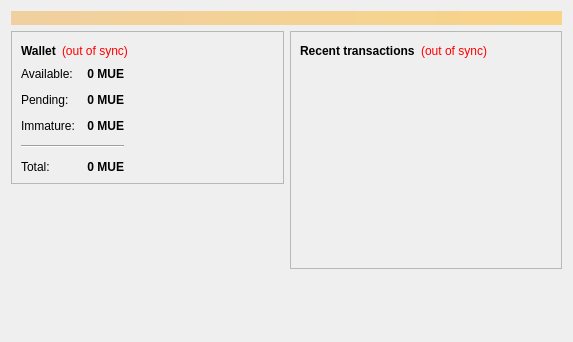
<?xml version="1.0" encoding="UTF-8"?>
<ui version="4.0">
 <class>OverviewPage</class>
 <widget class="QWidget" name="OverviewPage">
  <property name="geometry">
   <rect>
    <x>0</x>
    <y>0</y>
    <width>573</width>
    <height>342</height>
   </rect>
  </property>
  <property name="windowTitle">
   <string>Form</string>
  </property>
  <property name="styleSheet">
   <string notr="true"/>
  </property>
  <layout class="QVBoxLayout" name="topLayout">
   <item>
    <widget class="QLabel" name="labelAlerts">
     <property name="visible">
      <bool>false</bool>
     </property>
     <property name="styleSheet">
      <string notr="true">background-color: qlineargradient(x1: 0, y1: 0, x2: 1, y2: 0, stop:0 #F0D0A0, stop:1 #F8D488); color:#000000;</string>
     </property>
     <property name="wordWrap">
      <bool>true</bool>
     </property>
     <property name="margin">
      <number>3</number>
     </property>
    </widget>
   </item>
   <item>
    <layout class="QHBoxLayout" name="horizontalLayout" stretch="1,1">
     <item>
      <layout class="QVBoxLayout" name="verticalLayout_2">
       <item>
        <widget class="QFrame" name="frame">
         <property name="frameShape">
          <enum>QFrame::StyledPanel</enum>
         </property>
         <property name="frameShadow">
          <enum>QFrame::Raised</enum>
         </property>
         <layout class="QVBoxLayout" name="verticalLayout_4">
          <item>
           <layout class="QHBoxLayout" name="horizontalLayout_4">
            <item>
             <widget class="QLabel" name="label_5">
              <property name="font">
               <font>
                <weight>75</weight>
                <bold>true</bold>
               </font>
              </property>
              <property name="text">
               <string>Wallet</string>
              </property>
             </widget>
            </item>
            <item>
             <widget class="QLabel" name="labelWalletStatus">
              <property name="toolTip">
               <string>The displayed information may be out of date. Your wallet automatically synchronizes with the MonetaryUnit network after a connection is established, but this process has not completed yet.</string>
              </property>
              <property name="styleSheet">
               <string notr="true">QLabel { color: red; }</string>
              </property>
              <property name="text">
               <string notr="true">(out of sync)</string>
              </property>
              <property name="alignment">
               <set>Qt::AlignLeading|Qt::AlignLeft|Qt::AlignVCenter</set>
              </property>
             </widget>
            </item>
            <item>
             <spacer name="horizontalSpacer_2">
              <property name="orientation">
               <enum>Qt::Horizontal</enum>
              </property>
              <property name="sizeHint" stdset="0">
               <size>
                <width>40</width>
                <height>20</height>
               </size>
              </property>
             </spacer>
            </item>
           </layout>
          </item>
          <item>
           <layout class="QHBoxLayout" name="horizontalLayout_3">
            <item>
             <layout class="QFormLayout" name="formLayout_2">
              <property name="fieldGrowthPolicy">
               <enum>QFormLayout::AllNonFixedFieldsGrow</enum>
              </property>
              <property name="horizontalSpacing">
               <number>12</number>
              </property>
              <property name="verticalSpacing">
               <number>12</number>
              </property>
              <item row="0" column="0">
               <widget class="QLabel" name="label">
                <property name="text">
                 <string>Available:</string>
                </property>
               </widget>
              </item>
              <item row="0" column="1">
               <widget class="QLabel" name="labelBalance">
                <property name="font">
                 <font>
                  <weight>75</weight>
                  <bold>true</bold>
                 </font>
                </property>
                <property name="cursor">
                 <cursorShape>IBeamCursor</cursorShape>
                </property>
                <property name="toolTip">
                 <string>Your current spendable balance</string>
                </property>
                <property name="text">
                 <string notr="true">0 MUE</string>
                </property>
                <property name="alignment">
                 <set>Qt::AlignRight|Qt::AlignTrailing|Qt::AlignVCenter</set>
                </property>
                <property name="textInteractionFlags">
                 <set>Qt::LinksAccessibleByMouse|Qt::TextSelectableByKeyboard|Qt::TextSelectableByMouse</set>
                </property>
               </widget>
              </item>
              <item row="1" column="0">
               <widget class="QLabel" name="label_3">
                <property name="text">
                 <string>Pending:</string>
                </property>
               </widget>
              </item>
              <item row="1" column="1">
               <widget class="QLabel" name="labelUnconfirmed">
                <property name="font">
                 <font>
                  <weight>75</weight>
                  <bold>true</bold>
                 </font>
                </property>
                <property name="cursor">
                 <cursorShape>IBeamCursor</cursorShape>
                </property>
                <property name="toolTip">
                 <string>Total of transactions that have yet to be confirmed, and do not yet count toward the spendable balance</string>
                </property>
                <property name="text">
                 <string notr="true">0 MUE</string>
                </property>
                <property name="alignment">
                 <set>Qt::AlignRight|Qt::AlignTrailing|Qt::AlignVCenter</set>
                </property>
                <property name="textInteractionFlags">
                 <set>Qt::LinksAccessibleByMouse|Qt::TextSelectableByKeyboard|Qt::TextSelectableByMouse</set>
                </property>
               </widget>
              </item>
              <item row="2" column="0">
               <widget class="QLabel" name="labelImmatureText">
                <property name="text">
                 <string>Immature:</string>
                </property>
               </widget>
              </item>
              <item row="2" column="1">
               <widget class="QLabel" name="labelImmature">
                <property name="font">
                 <font>
                  <weight>75</weight>
                  <bold>true</bold>
                 </font>
                </property>
                <property name="toolTip">
                 <string>Mined balance that has not yet matured</string>
                </property>
                <property name="text">
                 <string notr="true">0 MUE</string>
                </property>
                <property name="alignment">
                 <set>Qt::AlignRight|Qt::AlignTrailing|Qt::AlignVCenter</set>
                </property>
                <property name="textInteractionFlags">
                 <set>Qt::LinksAccessibleByMouse|Qt::TextSelectableByKeyboard|Qt::TextSelectableByMouse</set>
                </property>
               </widget>
              </item>
              <item row="4" column="0">
               <widget class="QLabel" name="labelTotalText">
                <property name="text">
                 <string>Total:</string>
                </property>
               </widget>
              </item>
              <item row="4" column="1">
               <widget class="QLabel" name="labelTotal">
                <property name="font">
                 <font>
                  <weight>75</weight>
                  <bold>true</bold>
                 </font>
                </property>
                <property name="cursor">
                 <cursorShape>IBeamCursor</cursorShape>
                </property>
                <property name="toolTip">
                 <string>Your current total balance</string>
                </property>
                <property name="text">
                 <string notr="true">0 MUE</string>
                </property>
                <property name="alignment">
                 <set>Qt::AlignRight|Qt::AlignTrailing|Qt::AlignVCenter</set>
                </property>
                <property name="textInteractionFlags">
                 <set>Qt::LinksAccessibleByMouse|Qt::TextSelectableByKeyboard|Qt::TextSelectableByMouse</set>
                </property>
               </widget>
              </item>
              <item row="3" column="0" colspan="2">
               <widget class="Line" name="line">
                <property name="orientation">
                 <enum>Qt::Horizontal</enum>
                </property>
               </widget>
              </item>
             </layout>
            </item>
            <item>
             <spacer name="horizontalSpacer_3">
              <property name="orientation">
               <enum>Qt::Horizontal</enum>
              </property>
              <property name="sizeHint" stdset="0">
               <size>
                <width>40</width>
                <height>20</height>
               </size>
              </property>
             </spacer>
            </item>
           </layout>
          </item>
         </layout>
        </widget>
       </item>
       <item>
        <spacer name="verticalSpacer">
         <property name="orientation">
          <enum>Qt::Vertical</enum>
         </property>
         <property name="sizeHint" stdset="0">
          <size>
           <width>20</width>
           <height>40</height>
          </size>
         </property>
        </spacer>
       </item>
      </layout>
     </item>
     <item>
      <layout class="QVBoxLayout" name="verticalLayout_3">
       <item>
        <widget class="QFrame" name="frame_2">
         <property name="frameShape">
          <enum>QFrame::StyledPanel</enum>
         </property>
         <property name="frameShadow">
          <enum>QFrame::Raised</enum>
         </property>
         <layout class="QVBoxLayout" name="verticalLayout">
          <item>
           <layout class="QHBoxLayout" name="horizontalLayout_2">
            <item>
             <widget class="QLabel" name="label_4">
              <property name="text">
               <string>&lt;b&gt;Recent transactions&lt;/b&gt;</string>
              </property>
             </widget>
            </item>
            <item>
             <widget class="QLabel" name="labelTransactionsStatus">
              <property name="toolTip">
               <string>The displayed information may be out of date. Your wallet automatically synchronizes with the MonetaryUnit network after a connection is established, but this process has not completed yet.</string>
              </property>
              <property name="styleSheet">
               <string notr="true">QLabel { color: red; }</string>
              </property>
              <property name="text">
               <string notr="true">(out of sync)</string>
              </property>
              <property name="alignment">
               <set>Qt::AlignRight|Qt::AlignTrailing|Qt::AlignVCenter</set>
              </property>
             </widget>
            </item>
            <item>
             <spacer name="horizontalSpacer">
              <property name="orientation">
               <enum>Qt::Horizontal</enum>
              </property>
              <property name="sizeHint" stdset="0">
               <size>
                <width>40</width>
                <height>20</height>
               </size>
              </property>
             </spacer>
            </item>
           </layout>
          </item>
          <item>
           <widget class="QListView" name="listTransactions">
            <property name="styleSheet">
             <string notr="true">QListView { background: transparent; }</string>
            </property>
            <property name="frameShape">
             <enum>QFrame::NoFrame</enum>
            </property>
            <property name="verticalScrollBarPolicy">
             <enum>Qt::ScrollBarAlwaysOff</enum>
            </property>
            <property name="horizontalScrollBarPolicy">
             <enum>Qt::ScrollBarAlwaysOff</enum>
            </property>
            <property name="selectionMode">
             <enum>QAbstractItemView::NoSelection</enum>
            </property>
           </widget>
          </item>
         </layout>
        </widget>
       </item>
       <item>
        <spacer name="verticalSpacer_2">
         <property name="orientation">
          <enum>Qt::Vertical</enum>
         </property>
         <property name="sizeHint" stdset="0">
          <size>
           <width>20</width>
           <height>40</height>
          </size>
         </property>
        </spacer>
       </item>
      </layout>
     </item>
    </layout>
   </item>
  </layout>
 </widget>
 <resources/>
 <connections/>
</ui>
